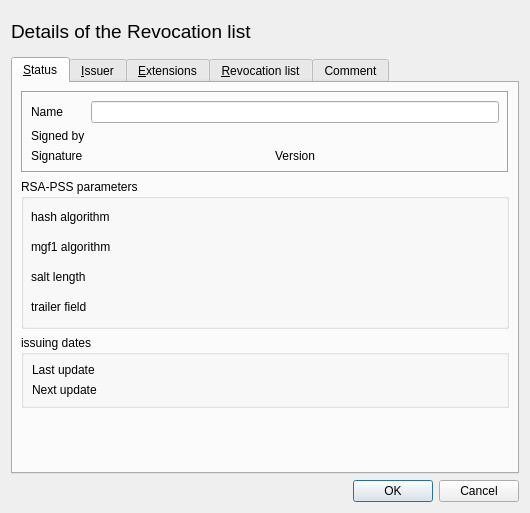
<?xml version="1.0" encoding="UTF-8"?>
<ui version="4.0">
 <class>CrlDetail</class>
 <widget class="QDialog" name="CrlDetail">
  <property name="geometry">
   <rect>
    <x>0</x>
    <y>0</y>
    <width>530</width>
    <height>513</height>
   </rect>
  </property>
  <layout class="QVBoxLayout" name="verticalLayout">
   <item>
    <layout class="QHBoxLayout">
     <item>
      <widget class="QLabel" name="TextLabel1">
       <property name="font">
        <font>
         <family>Arial</family>
         <pointsize>14</pointsize>
         <weight>50</weight>
         <italic>false</italic>
         <bold>false</bold>
         <underline>false</underline>
         <strikeout>false</strikeout>
        </font>
       </property>
       <property name="text">
        <string>Details of the Revocation list</string>
       </property>
      </widget>
     </item>
     <item>
      <spacer>
       <property name="orientation">
        <enum>Qt::Horizontal</enum>
       </property>
       <property name="sizeType">
        <enum>QSizePolicy::Expanding</enum>
       </property>
       <property name="sizeHint" stdset="0">
        <size>
         <width>20</width>
         <height>20</height>
        </size>
       </property>
      </spacer>
     </item>
     <item>
      <widget class="QLabel" name="image">
       <property name="minimumSize">
        <size>
         <width>95</width>
         <height>40</height>
        </size>
       </property>
       <property name="maximumSize">
        <size>
         <width>95</width>
         <height>40</height>
        </size>
       </property>
       <property name="scaledContents">
        <bool>true</bool>
       </property>
      </widget>
     </item>
    </layout>
   </item>
   <item>
    <widget class="QTabWidget" name="tabview">
     <property name="currentIndex">
      <number>0</number>
     </property>
     <widget class="QWidget" name="unnamed">
      <attribute name="title">
       <string>&amp;Status</string>
      </attribute>
      <layout class="QVBoxLayout">
       <property name="leftMargin">
        <number>8</number>
       </property>
       <property name="topMargin">
        <number>8</number>
       </property>
       <property name="rightMargin">
        <number>8</number>
       </property>
       <property name="bottomMargin">
        <number>8</number>
       </property>
       <item>
        <widget class="QFrame" name="frame">
         <property name="frameShape">
          <enum>QFrame::Box</enum>
         </property>
         <property name="frameShadow">
          <enum>QFrame::Sunken</enum>
         </property>
         <layout class="QGridLayout">
          <property name="leftMargin">
           <number>8</number>
          </property>
          <property name="topMargin">
           <number>8</number>
          </property>
          <property name="rightMargin">
           <number>8</number>
          </property>
          <property name="bottomMargin">
           <number>8</number>
          </property>
          <item row="2" column="1">
           <layout class="QHBoxLayout">
            <item>
             <widget class="ClickLabel" name="signCheck"/>
            </item>
            <item>
             <widget class="QLabel" name="TextLabel1_3">
              <property name="sizePolicy">
               <sizepolicy hsizetype="Fixed" vsizetype="Minimum">
                <horstretch>0</horstretch>
                <verstretch>0</verstretch>
               </sizepolicy>
              </property>
              <property name="text">
               <string>Version</string>
              </property>
             </widget>
            </item>
            <item>
             <widget class="CopyLabel" name="version">
              <property name="sizePolicy">
               <sizepolicy hsizetype="Minimum" vsizetype="Minimum">
                <horstretch>0</horstretch>
                <verstretch>0</verstretch>
               </sizepolicy>
              </property>
             </widget>
            </item>
           </layout>
          </item>
          <item row="2" column="0">
           <widget class="QLabel" name="TextLabel6">
            <property name="text">
             <string>Signature</string>
            </property>
           </widget>
          </item>
          <item row="1" column="0">
           <widget class="QLabel" name="TextLabel4">
            <property name="text">
             <string>Signed by</string>
            </property>
           </widget>
          </item>
          <item row="0" column="0">
           <widget class="QLabel" name="TextLabel2">
            <property name="text">
             <string>Name</string>
            </property>
           </widget>
          </item>
          <item row="0" column="1">
           <widget class="QLineEdit" name="descr">
            <property name="toolTip">
             <string>The internal name of the CRL in the database</string>
            </property>
           </widget>
          </item>
          <item row="1" column="1">
           <widget class="ClickLabel" name="issuerIntName"/>
          </item>
         </layout>
        </widget>
       </item>
       <item>
        <widget class="QGroupBox" name="pssparams">
         <property name="enabled">
          <bool>true</bool>
         </property>
         <property name="minimumSize">
          <size>
           <width>0</width>
           <height>150</height>
          </size>
         </property>
         <property name="title">
          <string>RSA-PSS parameters</string>
         </property>
         <widget class="QLabel" name="label">
          <property name="geometry">
           <rect>
            <x>10</x>
            <y>30</y>
            <width>91</width>
            <height>16</height>
           </rect>
          </property>
          <property name="text">
           <string>hash algorithm</string>
          </property>
         </widget>
         <widget class="QLabel" name="label_2">
          <property name="geometry">
           <rect>
            <x>10</x>
            <y>60</y>
            <width>91</width>
            <height>16</height>
           </rect>
          </property>
          <property name="text">
           <string>mgf1 algorithm</string>
          </property>
         </widget>
         <widget class="QLabel" name="label_3">
          <property name="geometry">
           <rect>
            <x>10</x>
            <y>90</y>
            <width>91</width>
            <height>16</height>
           </rect>
          </property>
          <property name="text">
           <string>salt length</string>
          </property>
         </widget>
         <widget class="QLabel" name="label_4">
          <property name="geometry">
           <rect>
            <x>10</x>
            <y>120</y>
            <width>91</width>
            <height>16</height>
           </rect>
          </property>
          <property name="text">
           <string>trailer field</string>
          </property>
         </widget>
         <widget class="QLabel" name="pss_hashalgo">
          <property name="geometry">
           <rect>
            <x>120</x>
            <y>30</y>
            <width>321</width>
            <height>16</height>
           </rect>
          </property>
          <property name="text">
           <string/>
          </property>
         </widget>
         <widget class="QLabel" name="pss_mgf1">
          <property name="geometry">
           <rect>
            <x>120</x>
            <y>60</y>
            <width>321</width>
            <height>16</height>
           </rect>
          </property>
          <property name="text">
           <string/>
          </property>
         </widget>
         <widget class="QLabel" name="pss_saltlen">
          <property name="geometry">
           <rect>
            <x>120</x>
            <y>90</y>
            <width>321</width>
            <height>16</height>
           </rect>
          </property>
          <property name="text">
           <string/>
          </property>
         </widget>
         <widget class="QLabel" name="pss_trailerfield">
          <property name="geometry">
           <rect>
            <x>120</x>
            <y>120</y>
            <width>321</width>
            <height>16</height>
           </rect>
          </property>
          <property name="text">
           <string/>
          </property>
         </widget>
        </widget>
       </item>
       <item>
        <widget class="QGroupBox" name="groupBox">
         <property name="title">
          <string>issuing dates</string>
         </property>
         <layout class="QGridLayout">
          <property name="leftMargin">
           <number>8</number>
          </property>
          <property name="topMargin">
           <number>8</number>
          </property>
          <property name="rightMargin">
           <number>8</number>
          </property>
          <property name="bottomMargin">
           <number>8</number>
          </property>
          <item row="1" column="0">
           <widget class="QLabel" name="TextLabel2_2">
            <property name="text">
             <string>Next update</string>
            </property>
           </widget>
          </item>
          <item row="0" column="0">
           <widget class="QLabel" name="TextLabel1_2">
            <property name="text">
             <string>Last update</string>
            </property>
           </widget>
          </item>
          <item row="1" column="1">
           <widget class="CopyLabel" name="nUpdate"/>
          </item>
          <item row="0" column="1">
           <widget class="CopyLabel" name="lUpdate"/>
          </item>
         </layout>
        </widget>
       </item>
       <item>
        <spacer>
         <property name="orientation">
          <enum>Qt::Vertical</enum>
         </property>
         <property name="sizeType">
          <enum>QSizePolicy::Expanding</enum>
         </property>
         <property name="sizeHint" stdset="0">
          <size>
           <width>20</width>
           <height>20</height>
          </size>
         </property>
        </spacer>
       </item>
      </layout>
     </widget>
     <widget class="QWidget" name="Widget9">
      <attribute name="title">
       <string>&amp;Issuer</string>
      </attribute>
      <layout class="QVBoxLayout">
       <property name="leftMargin">
        <number>11</number>
       </property>
       <property name="topMargin">
        <number>11</number>
       </property>
       <property name="rightMargin">
        <number>11</number>
       </property>
       <property name="bottomMargin">
        <number>11</number>
       </property>
       <item>
        <widget class="DistName" name="issuer" native="true"/>
       </item>
      </layout>
     </widget>
     <widget class="QWidget" name="unnamed_1">
      <attribute name="title">
       <string>&amp;Extensions</string>
      </attribute>
      <layout class="QVBoxLayout">
       <property name="leftMargin">
        <number>11</number>
       </property>
       <property name="topMargin">
        <number>11</number>
       </property>
       <property name="rightMargin">
        <number>11</number>
       </property>
       <property name="bottomMargin">
        <number>11</number>
       </property>
       <item>
        <widget class="QTextEdit" name="v3extensions">
         <property name="acceptDrops">
          <bool>false</bool>
         </property>
         <property name="readOnly">
          <bool>true</bool>
         </property>
        </widget>
       </item>
      </layout>
     </widget>
     <widget class="QWidget" name="tab">
      <attribute name="title">
       <string>&amp;Revocation list</string>
      </attribute>
      <layout class="QVBoxLayout">
       <property name="leftMargin">
        <number>11</number>
       </property>
       <property name="topMargin">
        <number>11</number>
       </property>
       <property name="rightMargin">
        <number>11</number>
       </property>
       <property name="bottomMargin">
        <number>11</number>
       </property>
       <item>
        <widget class="QTreeWidget" name="certList">
         <property name="alternatingRowColors">
          <bool>true</bool>
         </property>
         <property name="selectionMode">
          <enum>QAbstractItemView::NoSelection</enum>
         </property>
         <column>
          <property name="text">
           <string notr="true">1</string>
          </property>
         </column>
        </widget>
       </item>
      </layout>
     </widget>
     <widget class="QWidget" name="tab_2">
      <attribute name="title">
       <string>Comment</string>
      </attribute>
      <layout class="QVBoxLayout" name="verticalLayout_2">
       <item>
        <widget class="QTextEdit" name="comment">
         <property name="html">
          <string notr="true">&lt;!DOCTYPE HTML PUBLIC &quot;-//W3C//DTD HTML 4.0//EN&quot; &quot;http://www.w3.org/TR/REC-html40/strict.dtd&quot;&gt;
&lt;html&gt;&lt;head&gt;&lt;meta name=&quot;qrichtext&quot; content=&quot;1&quot; /&gt;&lt;style type=&quot;text/css&quot;&gt;
p, li { white-space: pre-wrap; }
&lt;/style&gt;&lt;/head&gt;&lt;body style=&quot; font-family:'.SF NS Text'; font-size:13pt; font-weight:400; font-style:normal;&quot;&gt;
&lt;p style=&quot;-qt-paragraph-type:empty; margin-top:0px; margin-bottom:0px; margin-left:0px; margin-right:0px; -qt-block-indent:0; text-indent:0px; font-family:'Sans Serif'; font-size:9pt;&quot;&gt;&lt;br /&gt;&lt;/p&gt;&lt;/body&gt;&lt;/html&gt;</string>
         </property>
         <property name="acceptRichText">
          <bool>false</bool>
         </property>
        </widget>
       </item>
      </layout>
     </widget>
    </widget>
   </item>
   <item>
    <widget class="QDialogButtonBox" name="buttonBox">
     <property name="standardButtons">
      <set>QDialogButtonBox::Cancel|QDialogButtonBox::Ok</set>
     </property>
    </widget>
   </item>
  </layout>
 </widget>
 <customwidgets>
  <customwidget>
   <class>ClickLabel</class>
   <extends>QLabel</extends>
   <header>widgets/clicklabel.h</header>
  </customwidget>
  <customwidget>
   <class>DistName</class>
   <extends>QWidget</extends>
   <header>widgets/distname.h</header>
   <container>1</container>
  </customwidget>
  <customwidget>
   <class>CopyLabel</class>
   <extends>QLabel</extends>
   <header>widgets/clicklabel.h</header>
  </customwidget>
 </customwidgets>
 <resources/>
 <connections>
  <connection>
   <sender>buttonBox</sender>
   <signal>accepted()</signal>
   <receiver>CrlDetail</receiver>
   <slot>accept()</slot>
   <hints>
    <hint type="sourcelabel">
     <x>364</x>
     <y>371</y>
    </hint>
    <hint type="destinationlabel">
     <x>169</x>
     <y>308</y>
    </hint>
   </hints>
  </connection>
  <connection>
   <sender>buttonBox</sender>
   <signal>rejected()</signal>
   <receiver>CrlDetail</receiver>
   <slot>reject()</slot>
   <hints>
    <hint type="sourcelabel">
     <x>387</x>
     <y>353</y>
    </hint>
    <hint type="destinationlabel">
     <x>529</x>
     <y>345</y>
    </hint>
   </hints>
  </connection>
 </connections>
</ui>
